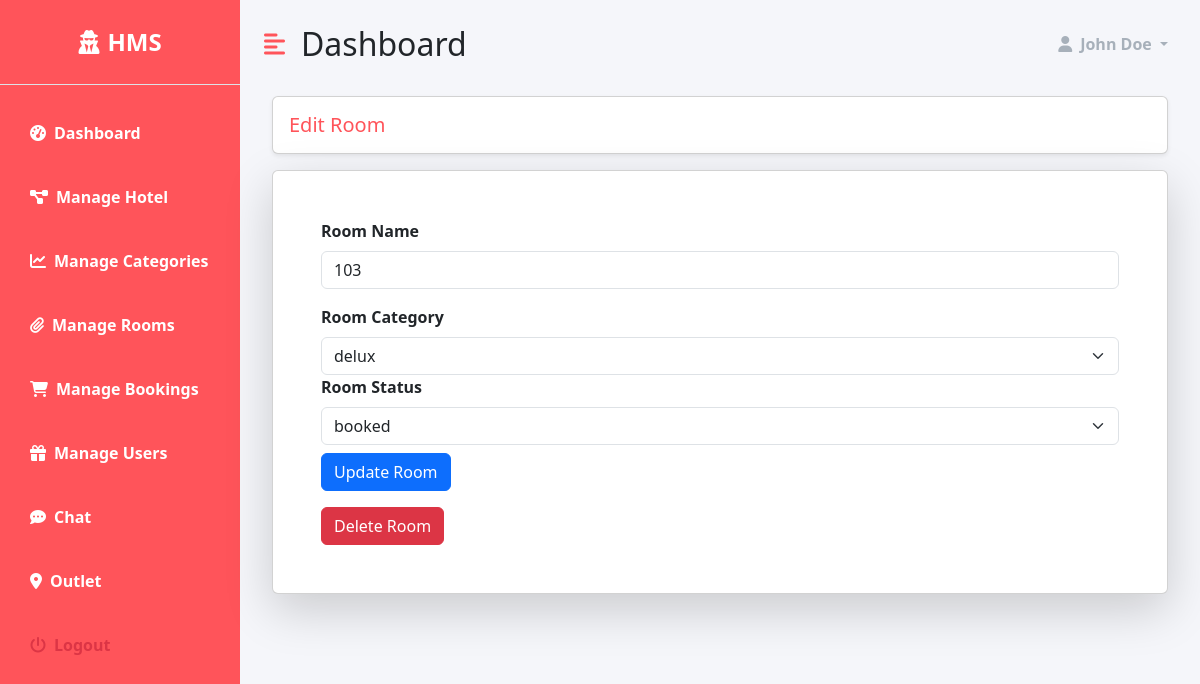
The page /dashboard/room/3 (signed in) on the database its author committed.
### hotel/models.py (models this page shows, shortened)
class Room(models.Model):
    name  = models.CharField(max_length=255 , unique=True)
    category = models.ForeignKey('RoomCategory' , on_delete=models.CASCADE)
    STATUS_CHOICES = (
        ('available' , 'available' ) ,
        ('booked' , 'booked'),
        ('not available' , 'not available')
    )
    status = models.CharField(max_length=255 , choices=STATUS_CHOICES)
    added_on = models.DateTimeField(auto_now_add=True)
    updated_on = models.DateTimeField(auto_now=True)

class RoomCategory(models.Model):
    name = models.CharField(max_length=255)
    description = models.TextField()
    capacity = models.IntegerField()
    beds = models.IntegerField()
    rooms = models.IntegerField()
    cost = models.DecimalField(max_digits=10, decimal_places=2)
    added_on = models.DateTimeField(auto_now_add=True)
    image = models.ImageField(upload_to="room_category_images")

### dashboard/views.py (the view)
# urls.py: path('room/<int:room_id>' , views.room_detail , name='room-detail'),
@login_required(login_url='accounts:login')
@staff_member_required(login_url='accounts:login')
def room_detail(request , room_id):
     try:
         room = Room.objects.get(id=room_id)
         status_choices = ['available' , 'booked' , 'not available']
         categeories = RoomCategory.objects.all()
         context = {
                'room': room,
                'status_choices': status_choices,
                'categories': categeories,
         }
         return render(request, 'dashboard/hotel/edit_room.html', context)
     except Room.DoesNotExist:
            error_message = 'Room does not exist'
            return HttpResponseRedirect(reverse('dashboard:manage-rooms') + f'?error_message={error_message}')

### templates/dashboard/hotel/edit_room.html (shortened to what this page needs)
{% extends 'dashboard/base.html' %}
{% load static %}
{% block content %}
    <div class="row">
        <div class="col-md-12">
            <h5 class="m-2 primary-text card shadow-sm p-3">Edit Room</h5>
        </div>
    </div>
    <div class="card shadow-lg m-2">
        <div class="col-md-12 p-5">
            <form method="post" action="{% url 'dashboard:edit-room' %}" enctype="multipart/form-data">
                <div class="mb-3">
                    <div class="form-group">
                        <label for="name" class="form-label fw-bold">Room Name</label>
                        <input type="text" class="form-control" id="name" name="name" value="{{ room.name }}" required>
                    </div>
                </div>
                <div class="form-group">
                    <label for="category" class="form-label fw-bold">Room Category</label>
                    <select class="form-select" id="category" name="category" required>
                        {% for category in categories %}
                            <option value="{{ category.id }}" {% if category.id == room.category.id %}selected{% endif %}>
                                {{ category.name }}
                            </option>
                        {% endfor %}
                    </select>
                </div>
                <div class="form-group">
                    <label for="status" class="form-label fw-bold">Room Status</label>
                    <select class="form-select" id="status" name="status" required>
                        {% for choice in room.STATUS_CHOICES %}
                            <option value="{{ choice.0 }}" {% if choice.0 == room.status %}selected{% endif %}>
                                {{ choice.1 }}
                            </option>
                        {% endfor %}
                    </select>
                </div>
                <div class="form-group mt-2">
                    <button type="submit" class="btn btn-primary">Update Room</button>
                </div>
            </form>
            <form method="post" action="{% url 'dashboard:delete-room' %}" class="mt-3">
                <button type="button" class="btn btn-danger" data-bs-toggle="modal" data-bs-target="#confirmDeleteModal">
                    Delete Room
                </button>
            </form>
        </div>
    </div>
{% endblock %}

### static/dashboard/style.css (style rules this page uses)
:root { --main-bg-color: #ff545a; --main-text-color: #ff545a; --second-text-color : #a7b0ba; --second-bg-color : #f5f6fa; }
.primary-text { color: var(--main-text-color); }

### rows shown on the page
Room: name "103", category "delux", status "booked"
